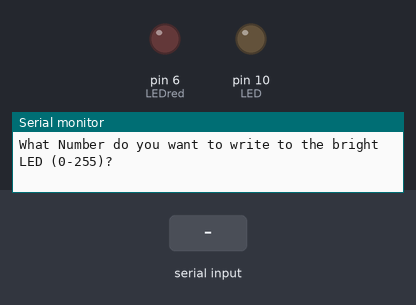
Simulated run of this sketch. Board: Arduino Uno, built with avr-gcc and run on an emulated ATmega328P. Parts: output pins drawn as LEDs (lit = HIGH), the last lines printed to the serial monitor. The inputs (shaded band) are chosen by the test bench.

Above: at 0.8 s.
0.9 s: "90,45\n" received over Serial
At 1.07 s:
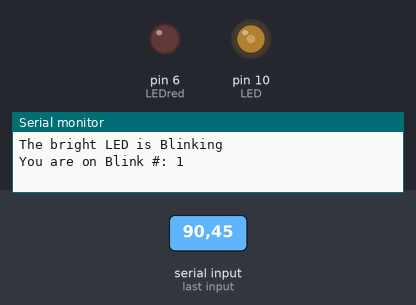
Timing chart, 0 to 9.9 s (numbered marks = the images above; inputs shaded):
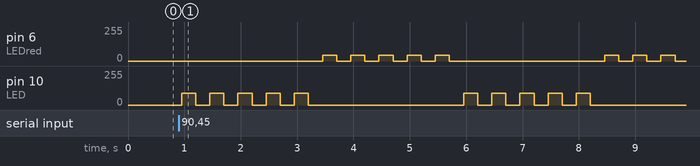

Measured:
- after the input at 0.9 s, pin 6 (LEDred): 0/255 → 45/255 after 2.6 s, → 0/255 0.25 s later, → 45/255 0.25 s later, → 0/255 0.25 s later, … (16 changes in this stretch); pin 10 (LED): goes 4 × (90/255 0.25 s, 0/255 0.25 s), 90/255 0.25 s, 0/255 2.8 s, 4 × (90/255 0.25 s, 0/255 0.25 s), 90/255 0.25 s, then 0/255, starting after 0.05 s

The sketch:

sketch_sep11b.ino
```cpp
int LED=10;  //Declare brightLEDPin to pin 10
int LEDred=6;  //Declare redLEDPin to pin 6
int brightOnTime=250;  //Turn brightLEDPin on, set to 250
int brightOffTime=250;  //Turn brightLED off, set to 250
int redTimeOn=250;  //Turn redLED on, set to 250
int redTimeOff=250;  //Turn redLED off, set to 250
int numbrightblink=5;  //Number of times for brightLED to blink
int numredblink=5;  //Number of times for redLED to blink
String redmessage="The red LED is Blinking";  //Declaring a String Variable
String brightmessage="The bright LED is Blinking";  //Declaring a String Variable
int writeValuebright;  //Declare variable for writeValuebright
int writeValuered;  //Declare variable for writeValuered


void setup() {
  Serial.begin(9600);
  pinMode(LEDred,OUTPUT);  //Tell Arduino that redLED is an output pin
  pinMode(LED,OUTPUT);  //Tell Arduino that brightLED is an output pin

  Serial.println("What Number do you want to write to the bright LED (0-255)? ");  //Prompt User for Input
  while (Serial.available()==0){ }  //wait for User Input
  writeValuebright = Serial.parseInt();  //Read user Input

  Serial.println("What Number do you want to write to the red LED (0-255)? ");  //Prompt User for Input
  while (Serial.available()==0){ }  //Wait for User Input
  writeValuered = Serial.parseInt();  //Read user Input
}

void loop() {

  Serial.println(brightmessage);
  int j=1;
  while (j<=numbrightblink) {  //Start our while loop
    Serial.print( "You are on Blink #: ");
    Serial.println(j);
    analogWrite(LED, writeValuebright);  //Apply Analog voltage to pin
    delay(brightOnTime);  //Leave on for brightOnTime
    analogWrite(LED, 0);  //Turn bright LED off
    delay(brightOffTime);  //Leave off for brightOffTime
    j=j+1;

}
Serial.println("");
Serial.println(redmessage);
for (int j=1; j<=numredblink; j=j+1) {  //Start our loop for
  Serial.print("You are on blink #: ");
  Serial.println(j);
  analogWrite(LEDred, writeValuered);  //Apply analog voltage to pin
  delay(redTimeOn);  //Leave on for redTimeOn
  analogWrite(LEDred, 0);  //Turn red LED off
  delay(redTimeOff);  //Leave off for redTimeOff
}
Serial.println(" ");
}
```
